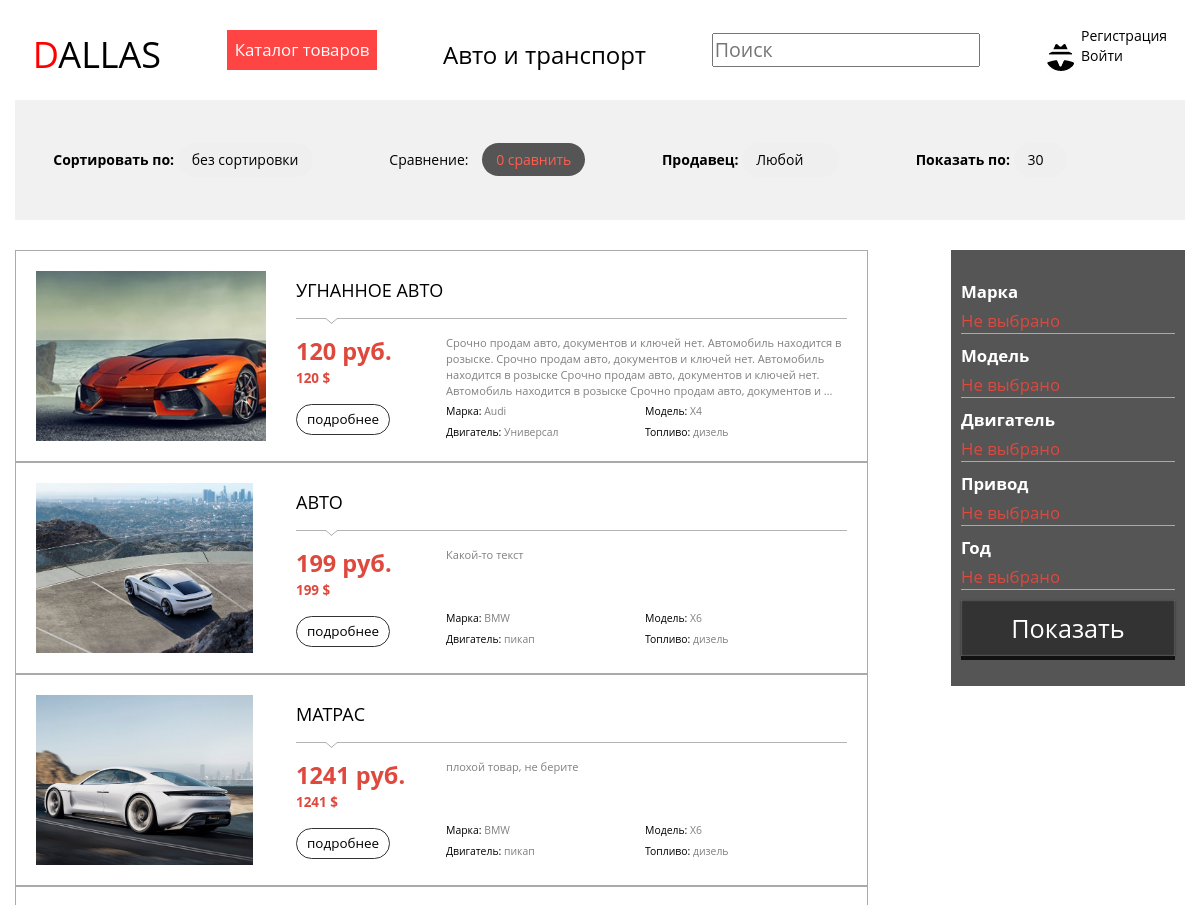
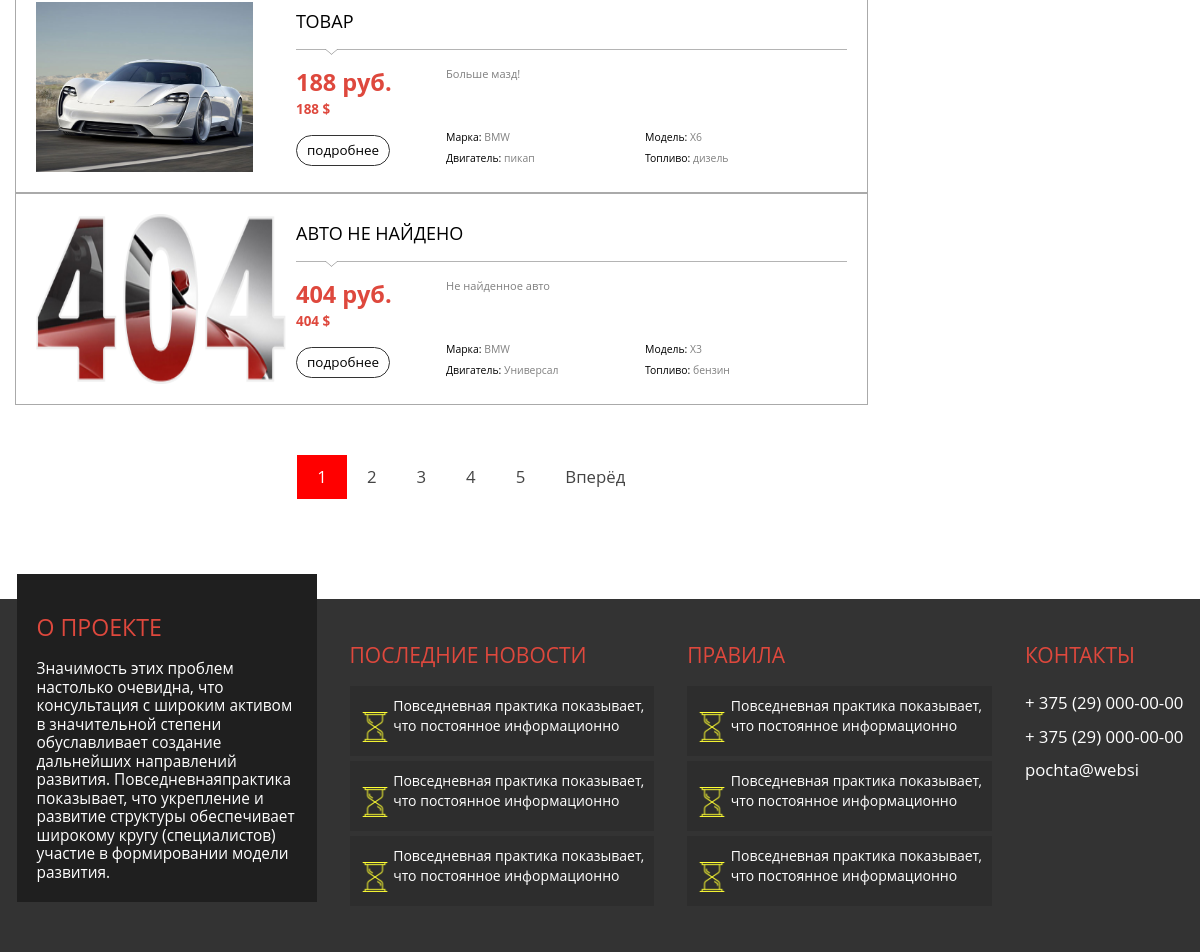
/topics/1/, run on the app's committed database (2 pictures, top to bottom).
### learning_logs/models.py (models this page shows, shortened)
class Entry(models.Model):
	topic = models.ForeignKey(Topic)
	text = models.TextField()
	price = models.BigIntegerField()
	file = models.ImageField(upload_to="product")
	name = models.CharField(max_length=200)
	data_added = models.DateTimeField(auto_now_add=True)
	owner = models.ForeignKey(User)
	stats = models.ForeignKey(StatsProduct)
	class Meta:
		verbose_name_plural = 'entries'

class StatsProduct(models.Model):
	brand = models.CharField(max_length=50)
	type_model = models.CharField(max_length=50)
	type_engine = models.CharField(max_length=50)
	type_drive = models.CharField(max_length=50)
	year_create = models.CharField(max_length=50)

class StatsProductList(models.Model):
	key = models.CharField(max_length=50)
	value = models.CharField(max_length=50)

### learning_logs/views.py (the view)
# urls.py: url(r'^topics/(?P<topic_id>\d+)/$', views.topic, name='topic'),
def topic(request, topic_id):
	topic = Topic.objects.get(id=topic_id)
	products = topic.entry_set.all() #order_by('-date_added')
	products = filter_products(request, products)
	products = this_page(request, products, COUNT_PRODUCTS_PAGE)
	filters = create_filters_list()
	GET = create_get_url(request)
	products.url = "/topics/" + topic_id + "/"
	translate_filter = {
		'Brand': 'Марка',
		'Type_model': 'Модель',
		'Type_engine': 'Двигатель',
		'Type_drive': 'Привод',
		'Year_create': 'Год'
	}
	context = {
		'topic': topic,
		'products': products,
		'filters': filters,
		'GET': GET,
		'translate_filter': translate_filter,
		'elements': products,
	}
	return render(request, 'learning_logs/topic.html', context)

### learning_logs/views.py (called while the page is built)
@register.filter
def get_item(dictionary, key):
	return dictionary.get(key)

def this_page(request, items, count):
	if "page" in request.GET:
		page_num = request.GET['page']
	else:
		page_num = 1
	pag = Paginator(items, count)
	try:
		result = pag.page(page_num)
	except:
		result = pag.page(1)
	return result

def create_filters_list():
	filters = StatsProductList.objects.all()
	result = {}
	for key_filter in filters:
		if key_filter.key in result:
			result[key_filter.key].append(key_filter.value)
		else:
			result[key_filter.key] = [key_filter.value]
	return result

def filter_products(request, products):
	list_filter = clear_bad_get(request)
	result = []
	for product in products:
		if check_filter(list_filter, product):
			result.append(product)
	return result

def clear_bad_get(request):
	list_filter = {}
	for key in request.GET:
		if request.GET[key] != '' and  key.lower() != 'page':
			list_filter[key] = request.GET[key]
	return list_filter

def check_filter(list_filter, product):
	for key_get in list_filter:
		if getattr(product.stats, key_get.lower() ) != list_filter[key_get]:
			return False
	return True

def create_get_url(request):
	GET = ""
	for key, value in request.GET.items():
		if key.lower() != 'page':
			GET += "&" + key + "=" + value
	return GET

### learning_logs/templates/learning_logs/topic.html (shortened to what this page needs)
{% extends "learning_logs/base.html" %}
  {% block content %}
    <div class="catalog">
      <div class="setting">
        <div class="orderby">
          <label>Сортировать по:</label>
          <select>
            <option>без сортировки</option>
          </select>
        </div>
        <div class="contrast"><span>Сравнение:</span>
          <span class="count_contrast"> <span class = "value_count_contrast"> 0 </span> cравнить</span>
        </div>
        <div class="seller">
          <label>Продавец:</label>
          <select>
            <option>Любой</option>
          </select>
        </div>
        <div class="limit_product">
          <label>Показать по:</label>
          <select>
            <option>30</option>
          </select>
        </div>
        <div class="type_catalog">
          <span>
          </span>
        </div>
      </div>
      <div class="content">
        <div class="products">
          {% for  product in products %}
          <div class="product">
            <div class="product__image">
              <a href="{% url 'learning_logs:product' product.id %}">
                <img src="{{ product.file.url }}" alt='Модель'/>
              </a>
            </div>
            <div class="product__info">
              <div class="product__name">
                <a href="{% url 'learning_logs:product' product.id %}">
                  <h4>{{ product.name }}</h4>
                </a>
              </div>
              <div class="grid">
                <div class="texts">
                  <span class="span__text">{{ product.text|truncatewords:38 }}</span>
                  <div class="spans__filters">
                      <span> Марка:
                        <span class="val"> {{ product.stats.brand }} </span>
                      </span>
                      <span> Модель:
                        <span class="val">{{ product.stats.type_model }}</span>
                      </span>
                      <span> Двигатель:
                        <span class="val">{{ product.stats.type_engine }}</span>
                      </span>
                      <span> Топливо:
                        <span class="val">{{ product.stats.type_drive }}</span>
                      </span>
                  </div>
                </div>
                <div class="product__parametr">
                  <div class="price">
                    <span>{{ product.price }} руб.</span>
                    <span>{{ product.price }}  $ </span>
                </div>
                <a href="{% url 'learning_logs:product' product.id %}">подробнее</a>
                </div>
              </div>
            </div>
          </div>
          {% endfor %}
          {% include "learning_logs/paginator.html" %}
        </div>
        <div class="filters">
          <form method="GET">
            {% for key, values  in filters.items %}
            <div class = "filters_list">
              <label class = "open-get-list"> {{ translate_filter|get_item:key }} </label>
              <ul class="my-select">
                <li value="" selected="" class = "get-active"> Не выбрано </li>
              </ul>
              </div>
              {% endfor %}
            <button>Показать</button>
          </form>
        </div>
      </div>
    </div>
{% endblock content %}

### learning_logs/templates/learning_logs/base.html (shortened to what this page needs)
{% load bootstrap3 %}
<!DOCTYPE html>
<html lang="en">
  <head>
    {% load staticfiles %}
    {% bootstrap_css %}
    <link href="{% static 'css/style.css' %}" rel="stylesheet">
    <header>
      <h1> <span style = "color:red">D</span>ALLAS</h1>
      <a class="link_catalog" href="{% url 'learning_logs:index' %}">Каталог товаров</a>
      <a href="/topics/1/">
        <h3>Авто и транспорт</h3>
      </a>
      <form>
        <input type="text" placeholder="Поиск"/>
      </form>
      {% if user.is_authenticated %}
        <div class="sign_in">
          <img src="{% static 'images/sign_in.jpg' %}"/>
          <div class="links">
            <a href="{% url 'learning_logs:account' %}">Привет, {{ user.username }}.</a>
            <a href="{% url 'users:logout' %}"> Выйти</a>
          </div>
        </div>
      {% else %}
        <div class="sign_in">
          <img src="{% static 'images/sign_in.jpg' %}"/>
          <div class="links">
            <a href="{% url 'users:register' %}"> Регистрация </a>
            <a href="{% url 'users:login' %}"> Войти </a>
          </div>
        </div>
      {% endif %}
    </header>
        <div class="content">
        {% block content %}{% endblock content %}
        </div>
        <footer>
      <div class="dis_project">
        <h4>О проекте</h4><span>Значимость этих проблем настолько очевидна, что консультация с широким активом в значительной степени обуславливает создание дальнейших направлений развития. Повседневнаяпрактика показывает, что укрепление и развитие структуры обеспечивает широкому кругу (специалистов) участие в формировании модели развития.</span>
      </div>
      <div class="stupid">
        <h4>Последние новости</h4>
        <div class="stupid-text"><img src="{% static 'images/hourglass.png' %}"/>
          <p>Повседневная практика показывает,<br> что постоянное информационно</p>
        </div>
        <div class="stupid-text"><img src="{% static 'images/hourglass.png' %}"/>
          <p>Повседневная практика показывает,<br> что постоянное информационно</p>
        </div>
        <div class="stupid-text"><img src="{% static 'images/hourglass.png' %}"/>
          <p>Повседневная практика показывает,<br> что постоянное информационно</p>
        </div>
      </div>
      <div class="stupid">
        <h4>Правила</h4>
        <div class="stupid-text"><img src="{% static 'images/hourglass.png' %}"/>
          <p>Повседневная практика показывает,<br> что постоянное информационно</p>
        </div>
        <div class="stupid-text"><img src="{% static 'images/hourglass.png' %}"/>
          <p>Повседневная практика показывает,<br> что постоянное информационно</p>
        </div>
        <div class="stupid-text"><img src="{% static 'images/hourglass.png' %}"/>
          <p>Повседневная практика показывает,<br> что постоянное информационно</p>
        </div>
      </div>
      <div class="contact">
        <h4>Контакты</h4><a href="tel:+ 375 (29) 000-00-00 ">+ 375 (29) 000-00-00</a><a href="tel:+ 375 (29) 000-00-00 ">+ 375 (29) 000-00-00</a><a href="pochta@websi">pochta@websi</a>
      </div>
    </footer>
  </body>
</html>

### learning_logs/templates/learning_logs/paginator.html (shortened to what this page needs)
{% if elements.paginator.num_pages > 1 %}
  <div class="paginator" data-wow-delay="0.5s">
      {% for page in elements.paginator.page_range %}
        {% if elements.number == page %}
          <a class="active_page">
            {{ page }}
          </a>
        {% else %}
            <a href="{{elements.url}}?page={{page}}{{GET}}">
              {{ page }}
            </a>
        {% endif %}
      {% endfor %}
      {% if elements.has_next %}
        <a href="{{elements.url}}?page={{elements.next_page_number}}{{GET}}" class="m-right">
          Вперёд
        </a>
      {% endif %}
  </div>
{% endif %}

### data on the page
Entry: file (picture), name "УГНАННОЕ АВТО", text "Срочно продам авто, документов и ключей нет. Автомобиль находится в розыске. Срочно продам авто, документов и ключей нет. Автомобиль находится в розыске Срочно продам авто, документов и ключей нет. Автомобиль находится в розыске Срочно продам авто, документов и …", stats.brand "Audi", stats.type_model "X4", stats.type_engine "Универсал", stats.type_drive "дизель", price "120"
Entry: file (picture), name "АВТО", text "Какой-то текст", stats.brand "BMW", stats.type_model "X6", stats.type_engine "пикап", stats.type_drive "дизель", price "199"
Entry: file (picture), name "МАТРАС", text "плохой товар, не берите", stats.brand "BMW", stats.type_model "X6", stats.type_engine "пикап", stats.type_drive "дизель", price "1241"
Entry: file (picture), name "ТОВАР", text "Больше мазд!", stats.brand "BMW", stats.type_model "X6", stats.type_engine "пикап", stats.type_drive "дизель", price "188"
Entry: file (picture), name "АВТО НЕ НАЙДЕНО", text "Не найденное авто", stats.brand "BMW", stats.type_model "X3", stats.type_engine "Универсал", stats.type_drive "бензин", price "404"

### other printed values
{{ page }} "1"
{{ page }} "2" "3" "4" "5"
